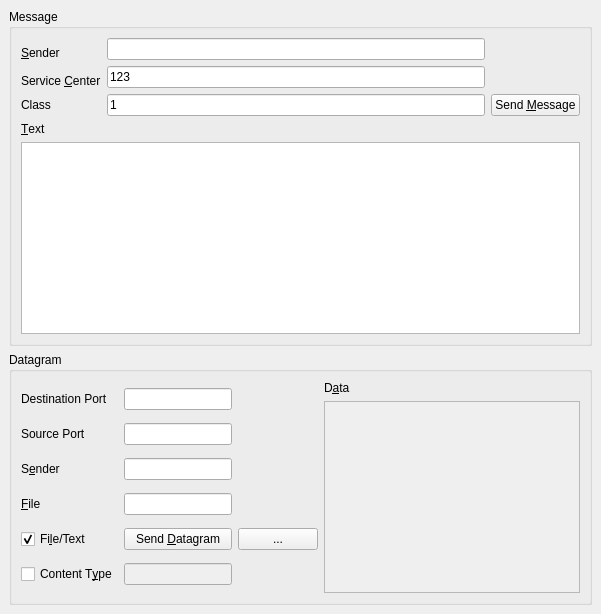
      <widget class="QWidget" name="tab_3">
       <attribute name="title">
        <string>SMS</string>
       </attribute>
       <layout class="QVBoxLayout">
        <property name="spacing">
         <number>6</number>
        </property>
        <property name="leftMargin">
         <number>9</number>
        </property>
        <property name="topMargin">
         <number>9</number>
        </property>
        <property name="rightMargin">
         <number>9</number>
        </property>
        <property name="bottomMargin">
         <number>9</number>
        </property>
        <item>
         <widget class="QGroupBox" name="gbMessage1">
          <property name="title">
           <string>Message</string>
          </property>
          <layout class="QVBoxLayout" name="verticalLayout">
           <item>
            <layout class="QGridLayout">
             <item row="0" column="0">
              <widget class="QLabel" name="lblSMSSender">
               <property name="text">
                <string>&amp;Sender</string>
               </property>
               <property name="alignment">
                <set>Qt::AlignBottom|Qt::AlignLeading|Qt::AlignLeft</set>
               </property>
               <property name="buddy">
                <cstring>leMessageSender</cstring>
               </property>
              </widget>
             </item>
             <item row="0" column="1">
              <widget class="QLineEdit" name="leMessageSender">
               <property name="inputMask">
                <string/>
               </property>
               <property name="maxLength">
                <number>32767</number>
               </property>
              </widget>
             </item>
             <item row="1" column="0">
              <widget class="QLabel" name="lblSMSServiceCenter">
               <property name="text">
                <string>Service &amp;Center</string>
               </property>
               <property name="alignment">
                <set>Qt::AlignBottom|Qt::AlignLeading|Qt::AlignLeft</set>
               </property>
               <property name="buddy">
                <cstring>leSMSServiceCenter</cstring>
               </property>
              </widget>
             </item>
             <item row="1" column="1">
              <widget class="QLineEdit" name="leSMSServiceCenter">
               <property name="inputMask">
                <string/>
               </property>
               <property name="text">
                <string>123</string>
               </property>
               <property name="maxLength">
                <number>32767</number>
               </property>
              </widget>
             </item>
             <item row="2" column="0">
              <widget class="QLabel" name="lblSMSClass">
               <property name="text">
                <string>Class</string>
               </property>
              </widget>
             </item>
             <item row="2" column="1">
              <widget class="QLineEdit" name="leSMSClass">
               <property name="text">
                <string>1</string>
               </property>
              </widget>
             </item>
             <item row="2" column="2">
              <widget class="QPushButton" name="pbSendSMSMessage">
               <property name="text">
                <string>Send &amp;Message</string>
               </property>
              </widget>
             </item>
            </layout>
           </item>
           <item>
            <widget class="QLabel" name="leSMSText">
             <property name="text">
              <string>&amp;Text</string>
             </property>
             <property name="buddy">
              <cstring>teSMSText</cstring>
             </property>
            </widget>
           </item>
           <item>
            <widget class="QTextEdit" name="teSMSText">
             <property name="tabChangesFocus">
              <bool>true</bool>
             </property>
            </widget>
           </item>
          </layout>
         </widget>
        </item>
        <item>
         <widget class="QGroupBox" name="gbDatagram">
          <property name="title">
           <string>Datagram</string>
          </property>
          <layout class="QHBoxLayout" name="horizontalLayout">
           <item>
            <layout class="QGridLayout" name="datagramLayout">
             <item row="0" column="0">
              <widget class="QLabel" name="lbDstPort">
               <property name="text">
                <string>Destination Port</string>
               </property>
               <property name="buddy">
                <cstring>leDstPort</cstring>
               </property>
              </widget>
             </item>
             <item row="0" column="1">
              <widget class="QLineEdit" name="leDstPort">
               <property name="sizeIncrement">
                <size>
                 <width>1</width>
                 <height>0</height>
                </size>
               </property>
               <property name="inputMask">
                <string/>
               </property>
               <property name="cursorPosition">
                <number>0</number>
               </property>
              </widget>
             </item>
             <item row="1" column="0">
              <widget class="QLabel" name="lbSrcPort">
               <property name="text">
                <string>Source Port</string>
               </property>
               <property name="buddy">
                <cstring>leSrcPort</cstring>
               </property>
              </widget>
             </item>
             <item row="1" column="1">
              <widget class="QLineEdit" name="leSrcPort">
               <property name="sizeIncrement">
                <size>
                 <width>1</width>
                 <height>0</height>
                </size>
               </property>
               <property name="inputMask">
                <string/>
               </property>
               <property name="cursorPosition">
                <number>0</number>
               </property>
              </widget>
             </item>
             <item row="2" column="0">
              <widget class="QLabel" name="lbSender">
               <property name="text">
                <string>S&amp;ender</string>
               </property>
               <property name="buddy">
                <cstring>leDatagramSender</cstring>
               </property>
              </widget>
             </item>
             <item row="2" column="1">
              <widget class="QLineEdit" name="leDatagramSender">
               <property name="sizeIncrement">
                <size>
                 <width>1</width>
                 <height>0</height>
                </size>
               </property>
              </widget>
             </item>
             <item row="3" column="0">
              <widget class="QLabel" name="lbFile">
               <property name="text">
                <string>&amp;File</string>
               </property>
               <property name="buddy">
                <cstring>leFile</cstring>
               </property>
              </widget>
             </item>
             <item row="3" column="1">
              <widget class="QLineEdit" name="leFile">
               <property name="sizeIncrement">
                <size>
                 <width>1</width>
                 <height>0</height>
                </size>
               </property>
              </widget>
             </item>
             <item row="4" column="0">
              <widget class="QCheckBox" name="chkAppData">
               <property name="text">
                <string>Fi&amp;le/Text</string>
               </property>
               <property name="checked">
                <bool>true</bool>
               </property>
              </widget>
             </item>
             <item row="4" column="1">
              <widget class="QPushButton" name="pbSendSMSDatagram">
               <property name="text">
                <string>Send &amp;Datagram</string>
               </property>
              </widget>
             </item>
             <item row="4" column="2">
              <widget class="QPushButton" name="pbFile">
               <property name="sizePolicy">
                <sizepolicy hsizetype="Maximum" vsizetype="Preferred">
                 <horstretch>0</horstretch>
                 <verstretch>0</verstretch>
                </sizepolicy>
               </property>
               <property name="text">
                <string>...</string>
               </property>
              </widget>
             </item>
             <item row="5" column="0">
              <widget class="QCheckBox" name="chkContentType">
               <property name="text">
                <string>Content T&amp;ype</string>
               </property>
               <property name="checked">
                <bool>false</bool>
               </property>
              </widget>
             </item>
             <item row="5" column="1">
              <widget class="QLineEdit" name="leContentType">
               <property name="enabled">
                <bool>false</bool>
               </property>
               <property name="sizeIncrement">
                <size>
                 <width>1</width>
                 <height>0</height>
                </size>
               </property>
               <property name="readOnly">
                <bool>false</bool>
               </property>
              </widget>
             </item>
            </layout>
           </item>
           <item>
            <layout class="QVBoxLayout">
             <property name="spacing">
              <number>6</number>
             </property>
             <property name="leftMargin">
              <number>0</number>
             </property>
             <property name="topMargin">
              <number>0</number>
             </property>
             <property name="rightMargin">
              <number>0</number>
             </property>
             <property name="bottomMargin">
              <number>0</number>
             </property>
             <item>
              <widget class="QLabel" name="lblAppData_2">
               <property name="text">
                <string>D&amp;ata</string>
               </property>
               <property name="buddy">
                <cstring>teAppData</cstring>
               </property>
              </widget>
             </item>
             <item>
              <widget class="QTextEdit" name="teAppData">
               <property name="enabled">
                <bool>false</bool>
               </property>
               <property name="tabChangesFocus">
                <bool>true</bool>
               </property>
              </widget>
             </item>
            </layout>
           </item>
          </layout>
         </widget>
        </item>
       </layout>
      </widget>
